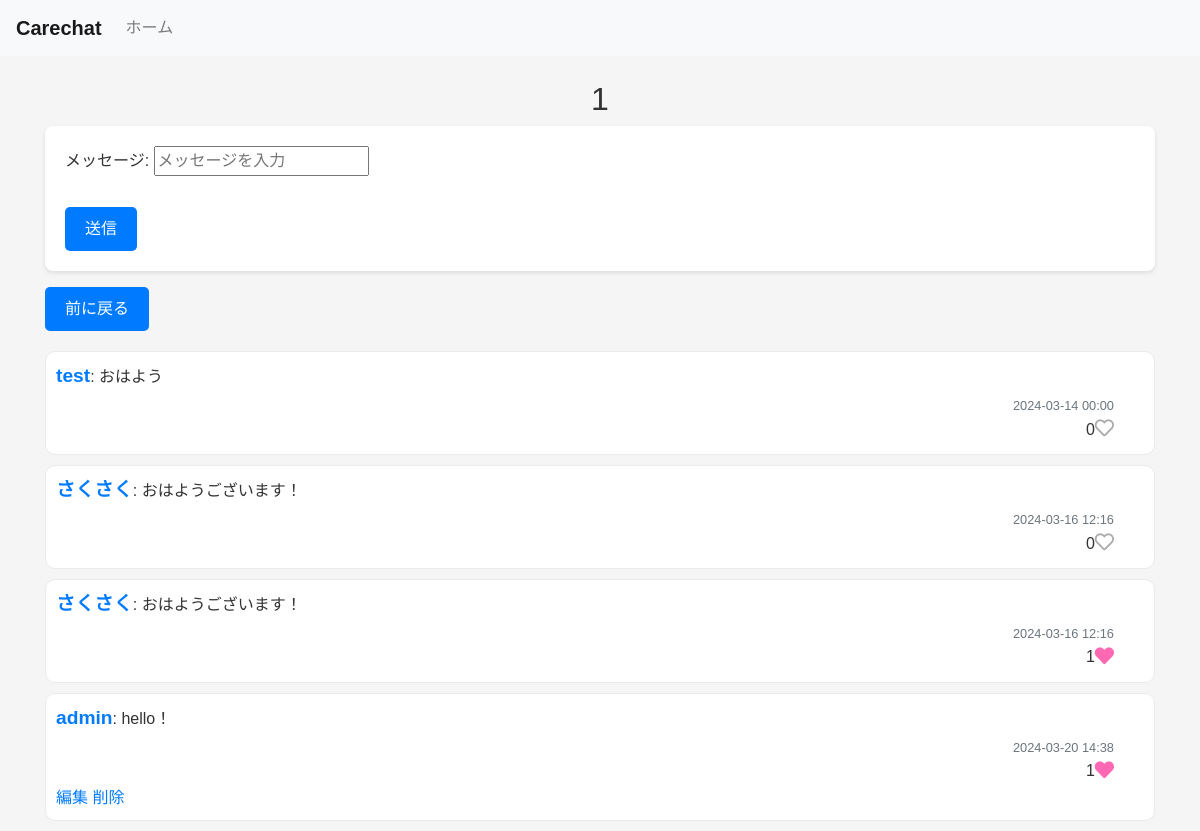
The app's page /chat_post/1/ (signed in) with its own data.
### firstapp/models.py (models this page shows, shortened)
class User(AbstractBaseUser, PermissionsMixin):
    email = models.EmailField('メールアドレス', max_length=255, unique=True)
    username = models.CharField('ユーザー名', max_length=255)
    nickname = models.CharField('ニックネーム', max_length=255, null=True, blank=True)
    is_active = models.BooleanField('アクティブ', default=True)
    is_staff = models.BooleanField('スタッフ', default=True)
    created_at = models.DateTimeField('登録日時', auto_now_add=True)
    updated_at = models.DateTimeField('最終更新日時', auto_now=True)
    objects = UserManager()
    USERNAME_FIELD = 'email'
    REQUIRED_FIELDS = ['username']

class Chat(models.Model):
    user_id = models.IntegerField('ユーザーID')
    chat_room_id = models.IntegerField('チャットルームID')  # chat_roomはChatRoomモデルを参照するように変更
    submission = models.TextField('メッセージ')  # 投稿メッセージを保存するためのフィールドを追加
    created_at = models.DateTimeField('投稿日時', auto_now_add=True)
    updated_at = models.DateTimeField('最終更新日時', auto_now=True)

### firstapp/views.py (the view)
# urls.py: path('chat_post/<str:chat_room>/', views.chat_post, name='chat_post'),
@login_required
def chat_post(request, chat_room):
    if request.method == 'POST':
        form = ChatPostForm(request.POST)
        if form.is_valid():
            chat_post = form.save(commit=False)
            chat_post.user_id = request.user.id  # ユーザーIDをChatインスタンスのuser_idフィールドに設定
            chat_post.chat_room_id = chat_room  # チャットルームIDも適切に設定
            chat_post.save()
            return redirect(reverse('firstapp:chat_post', kwargs={'chat_room': chat_room}))
    else:
        form = ChatPostForm(initial={'chat_room': chat_room})
    chats = Chat.objects.filter(chat_room_id=chat_room).order_by('created_at')
    chats_with_user_info = []
    for chat in chats:
        user = User.objects.get(id=chat.user_id)
        likes_count = Like.objects.filter(chat_id=chat.id).count()
        user_liked = Like.objects.filter(chat_id=chat.id, user_id=request.user.id).exists()
        chat_info = {
            'id': chat.id,
            'submission': chat.submission,
            'created_at': chat.created_at,
            'nickname': user.nickname,  # ニックネームを辞書に追加
            'user_id': chat.user_id,
            'likes_count': likes_count,  # いいねの数を辞書に追加
            'user_liked': user_liked,  # いいねしている状態を辞書に追加
        }
        chats_with_user_info.append(chat_info)
    return render(request, 'firstapp/chat_post.html', {
        'form': form,
        'chats': chats_with_user_info,  # 変更: chats_with_user_infoをテンプレートに渡す
        'room_name': chat_room  # チャットルーム名をテンプレートに渡す
    })

### firstapp/forms.py
class ChatPostForm(forms.ModelForm):
    chat_room = forms.CharField(widget=forms.HiddenInput())
    class Meta:
        model = Chat
        fields = ['submission']
        widgets = {
            'submission': forms.TextInput(attrs={'placeholder': 'メッセージを入力', 'maxlength': '120'}),  # placeholderとmaxlengthを追加
        }

### firstapp/templates/firstapp/chat_post.html (shortened to what this page needs)
{% extends 'firstapp/base.html' %}
{% block content %}
<h2>{{ room_name }}</h2>
<form method="post">
    {{ form.as_p }}
    <button type="submit">送信</button>
</form>
<a href="{% url 'firstapp:chatrooms' %}" class="btn btn-secondary mt-3">前に戻る</a>
{% for chat in chats %}
    <div class="chat-post">
        <strong class="nickname">{{ chat.nickname }}</strong>: {{ chat.submission }}
        <div class="chat-meta">
            <div class="like-container">
                <button class="like-btn {% if chat.user_liked %}is-liked{% endif %}" data-chat-id="{{ chat.id }}" title="Like">
                    {% if chat.user_liked %}
                        <i class="fas fa-heart"></i>
                    {% else %}
                        <i class="far fa-heart"></i>
                    {% endif %}
            </button>
            <span id="likes-count-{{ chat.id }}">{{ chat.likes_count }}</span>
            </div>
            <small class="text-muted">{{ chat.created_at|date:"Y-m-d H:i" }}</small>
        </div>
        {% if chat.user_id == request.user.id %}
            <a href="{% url 'firstapp:edit_chat_post' chat.id %}" class="edit-link">編集</a>
            <a href="{% url 'firstapp:delete_chat_post' chat.id %}" class="delete-link" onclick="return confirm('本当に削除しますか？');">削除</a>
        {% endif %}
    </div>
{% endfor %}
{% endblock %}

### firstapp/static/css/styles.css (style rules this page uses)
h2 { text-align: center; }
body { font-family: 'Arial', sans-serif; background-color: #f5f5f5; color: #333; }
form { margin: auto; padding: 20px; background: #ffffff; border-radius: 8px; box-shadow: 0 2px 4px rgba(0, 0, 0, 0.1); }
a { text-decoration: none; }
.btn-primary, .btn-secondary { width: auto; font-size: 16px; padding: 10px 20px; margin: 20px auto; }
button, .btn-primary, .btn-secondary { background-color: #007bff; color: white; border: none; padding: 10px 20px; margin-top: 10px; margin-right: 10px; border-radius: 5px; cursor: pointer; width: auto; box-sizing: border-box; }
div.chat-post { border: 1px solid #eaeaea; margin-bottom: 10px; padding: 10px; border-radius: 10px; background-color: white; }
strong.nickname { font-size: 1.2em; color: #007bff; }
small.text-muted { float: right; padding-top: 5px; }
button.like-btn { font-size: 1.2em; border: none; background-color: transparent; cursor: pointer; margin: 0; padding: 0; display: inline; outline: none; position: relative; z-index: 2; transition: color 0.3s; }
button.like-btn:hover, button.like-btn.is-liked { color: #ff69b4; }
div.like-container { display: flex; align-items: center; justify-content: flex-end; }
div.chat-meta { display: flex; flex-direction: column-reverse; align-items: flex-end; justify-content: space-between; }
div.chat-post { position: relative; padding-right: 40px; }
.like-btn i { color: #aaa; transition: color 0.3s; }
.like-btn.is-liked i { color: #ff69b4; }
div.like-container { display: flex; align-items: center; justify-content: flex-end; flex-direction: row-reverse; }

### records on screen
User: nickname "test"
Chat: submission "おはよう", created_at "2024-03-14 00:00"
User: nickname "さくさく" "さくさく"
Chat: submission "おはようございます！", created_at "2024-03-16 12:16"
Chat: submission "おはようございます！", created_at "2024-03-16 12:16"
User: nickname "admin"
Chat: submission "hello！", created_at "2024-03-20 14:38"

### other values on screen
{{ room_name }} "1"
{{ chat.likes_count }} "0" "0" "1" "1"
